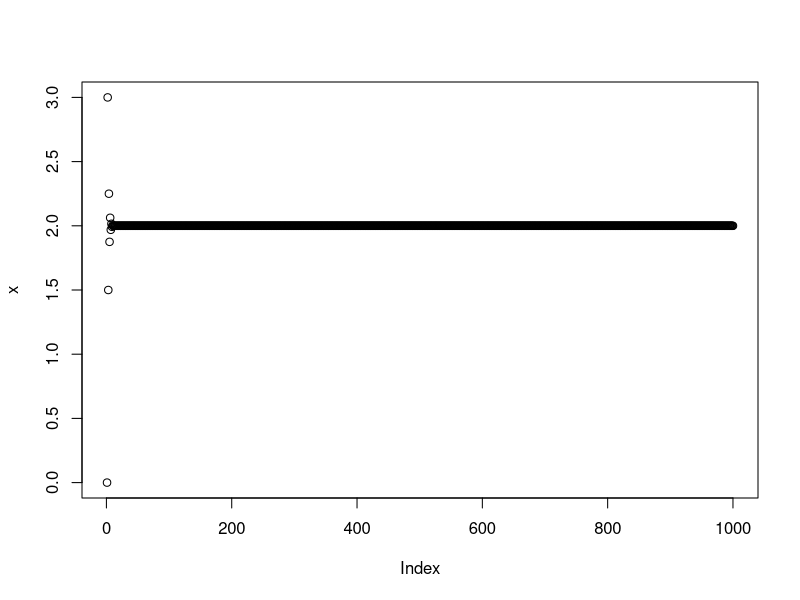
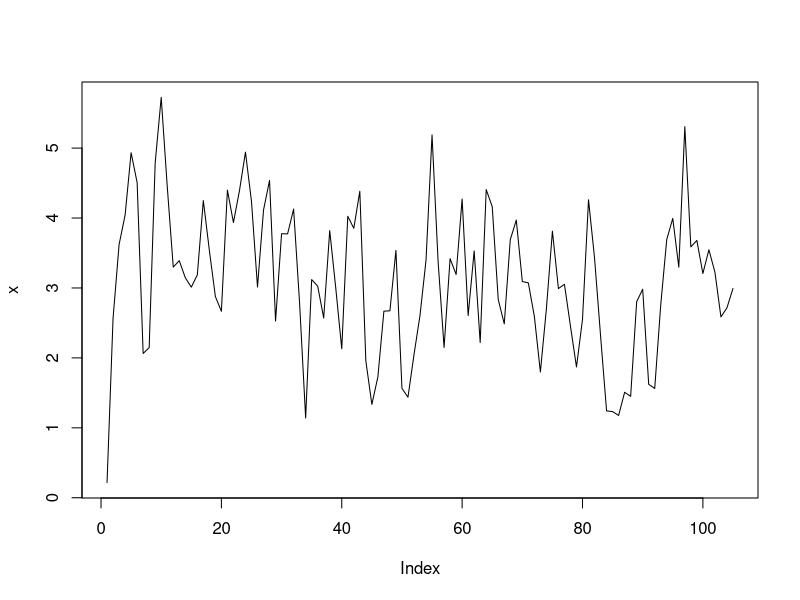
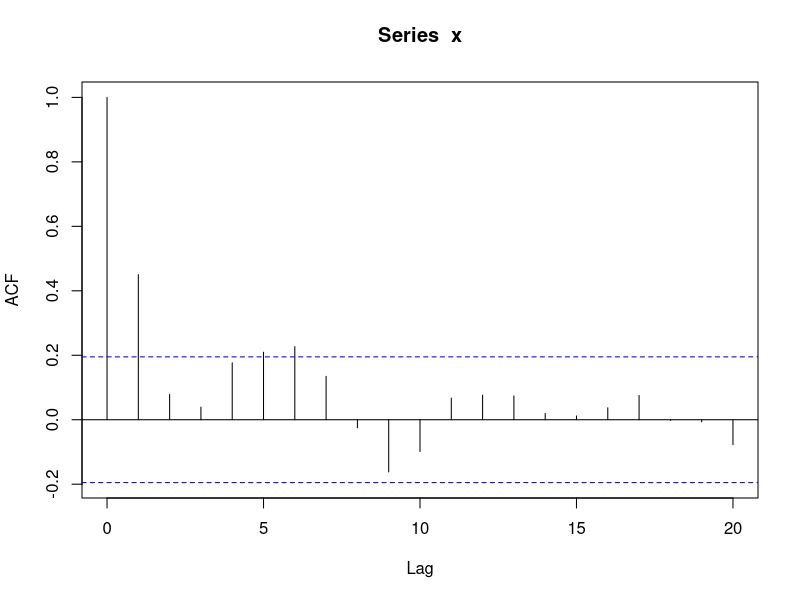
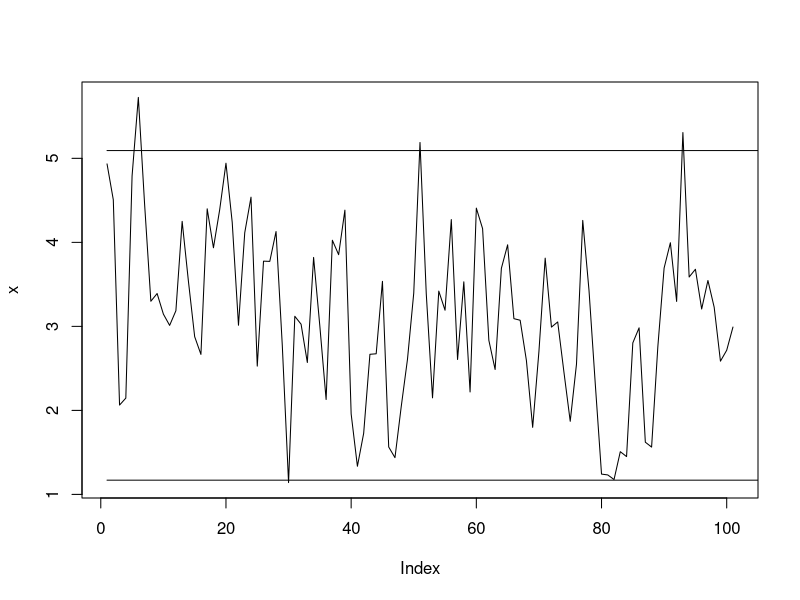
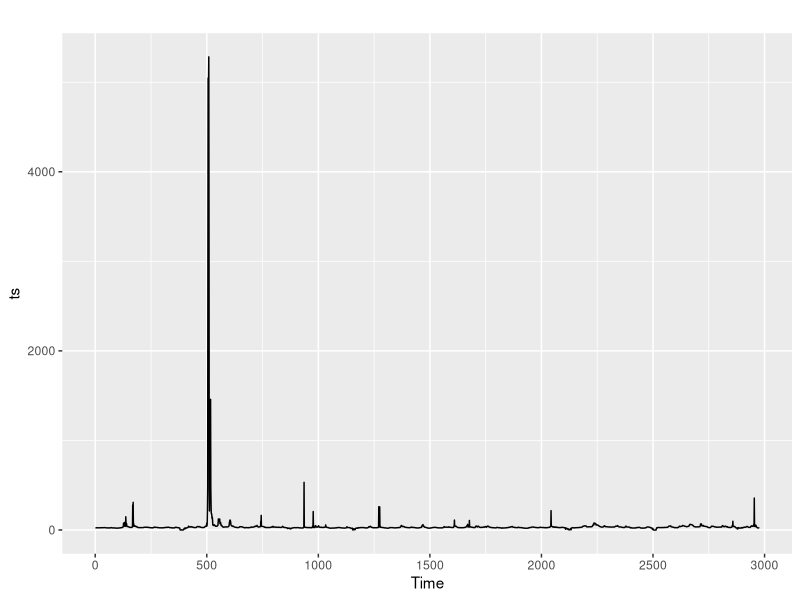

Recreate these plots in R, in order.
library(ggplot2)
library(ggfortify)
library(tseries)
library(xts)
library(dplyr)
library(tseries)
library(forecast)
#Question 1 part II

set.seed(3)
x <- w <-  rnorm(1000)

for(t in 2:1000){
  x[t] <- x[t-1] + w[t]
}

#If we believe the series to be a random walk, we would not want to
#forecast foreword. By definition, the only thing that influences the 
#future value of a random walk is a the present random term 

#Question II 

#A 

x <- c( 0, rnorm(999))
for (t in 2:1000){
  x[t] <- 3 - (.5 * x[t-1])
}

plot(x)

#As we can see, the series converges to a stationary mean at 
#a0/ (1-a1). This makes sense as the a1 parameter is < 1 

3/(1+.5)
adf.test(x)

#Simulation shows that we are not at equillibrium at x = 4
x[4]

#Next several iterations oscilate around the long run mean of 2. 
#This makes sense as we have a negative a1 parameter. 

#Question III
set.seed(4)
x <- w <- rnorm(105)

for (t in 2:105){
  x[t] <- 3 + w[t] + (.5 * w[t-1])
}

plot(x, type = "l")

#This function is called a first-order moving average or MA1 
#It is stationary, with a mean around a0 
x <- x[5:105]
mean(x)
acf(x)
var(x)
up <- mean (x) +  1.96 * (var(w) * (1 + .25))^.5
low <- mean(x) -1.96 * (var(w) * (1 + .25))^.5

plot(x, type = "l")
lines(rep(low,10000))
lines(rep(up,10000))

length (x[x> up])/length(x) * 100 +
length (x[x < low])/length(x) * 100

??ci

##Question IV ## 

df <- read.csv("ERCOT LZ North January 2014.csv")
ts <- ts(df$Settlement.Point.Price)

autoplot(ts)


#Probably stationary according to ADF and PP tests, although first half vs second half mean is 
# pretty different. May be worth investigating
adf.test(ts)
PP.test(ts)
auto.arima(ts, allowdrift = TRUE, trace = TRUE)
mean(ts[1:1500])
mean(ts[1500:2976])

#
